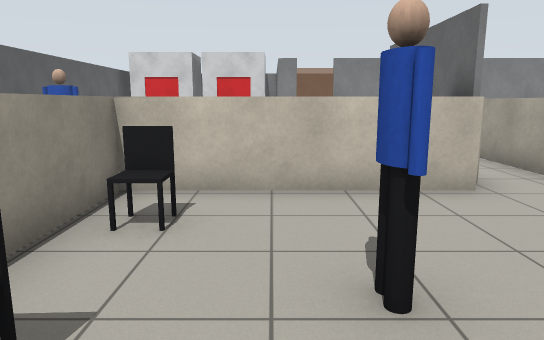
View 1 (above)

24 first-person views from a walk through a robot-simulator world made for Gazebo. The camera is 1.2 m above the floor, tilts 10° down and sees 70° across. The floor is counted in squares, 1 m on a side. Each view is taken from the middle of a square. On the plan, view 1 faces up. The plan holds only what a view shows up to about 15 squares ahead; the rest is blank. The robots in the file are not drawn. Simple shapes stand in for some stock models.

View 2
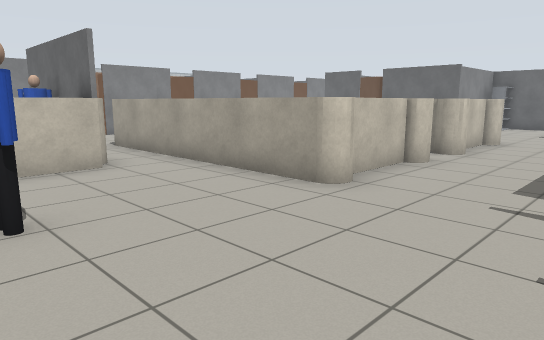

View 3
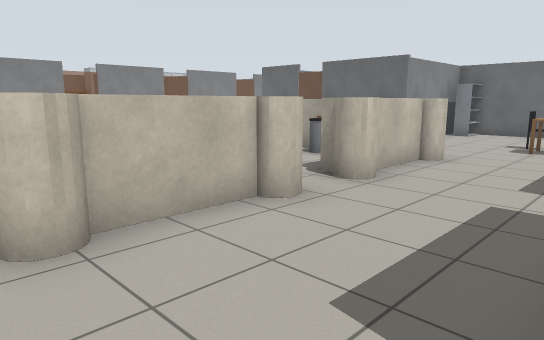

View 4
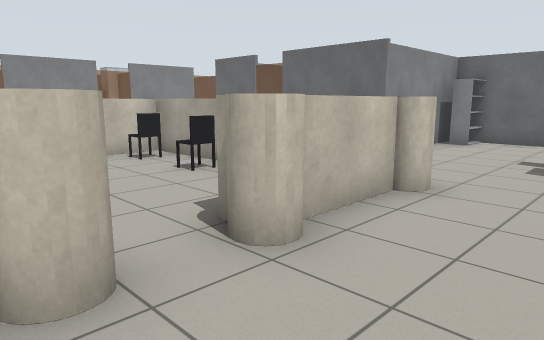

View 5
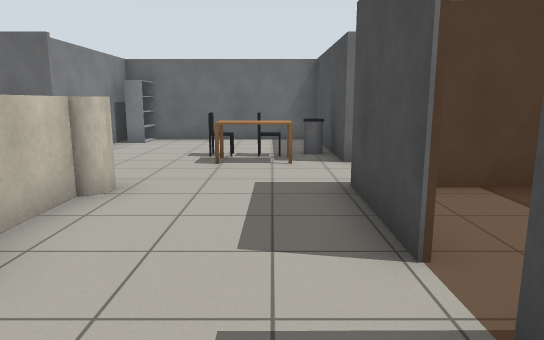

View 6
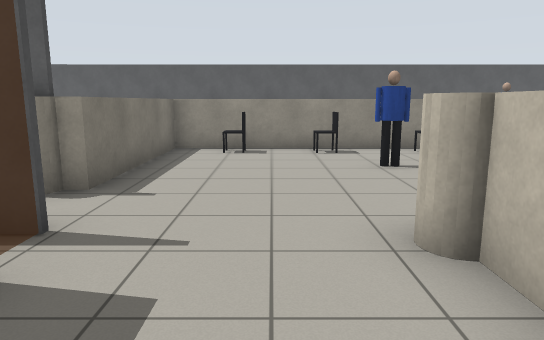

View 7
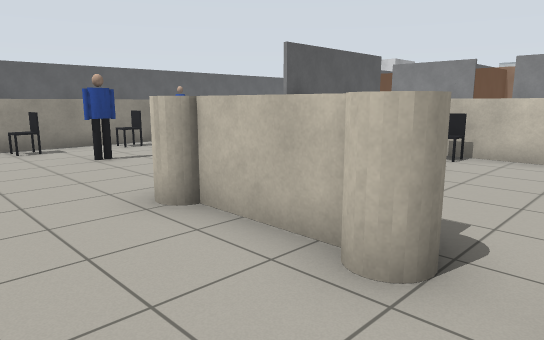

View 8
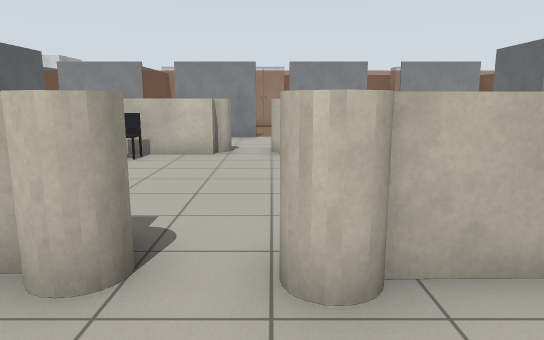

View 9
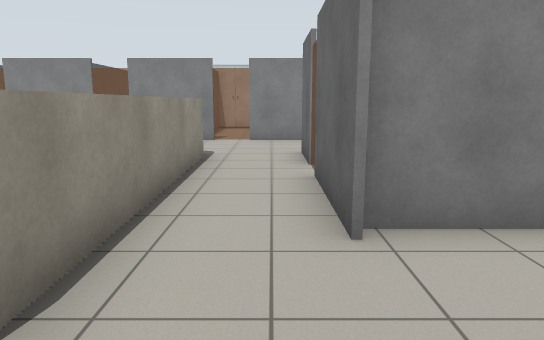

View 10
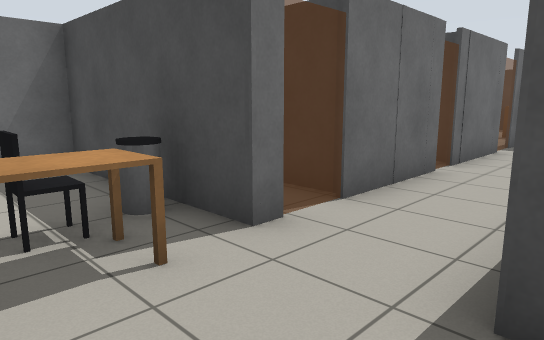

View 11
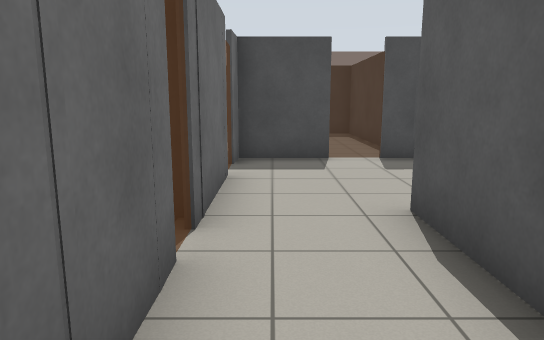

View 12
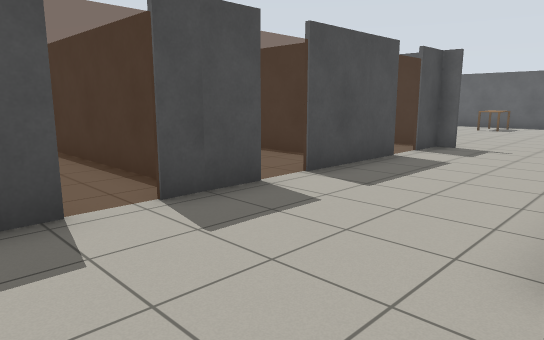

View 13
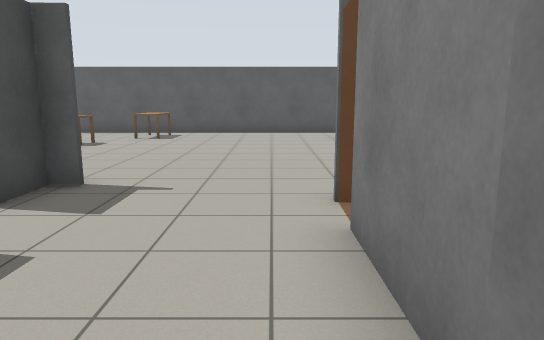

View 14
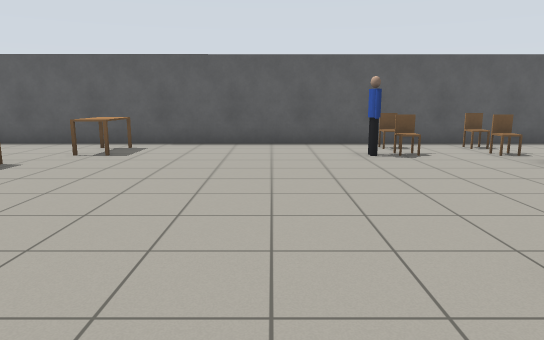

View 15
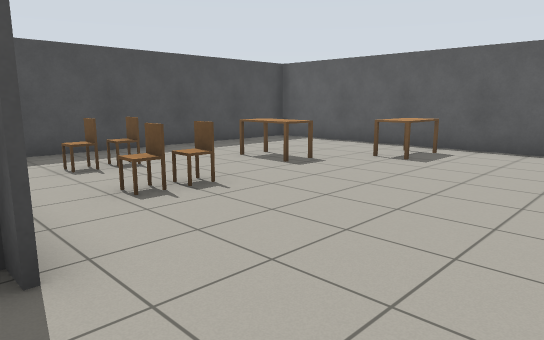

View 16
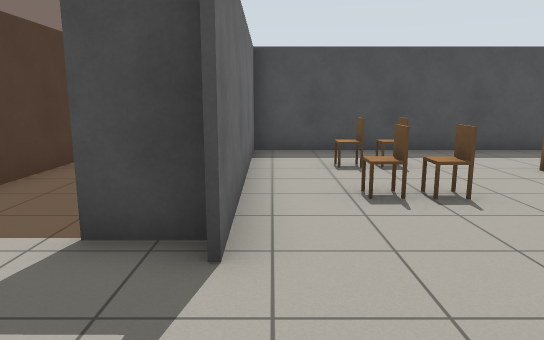

View 17
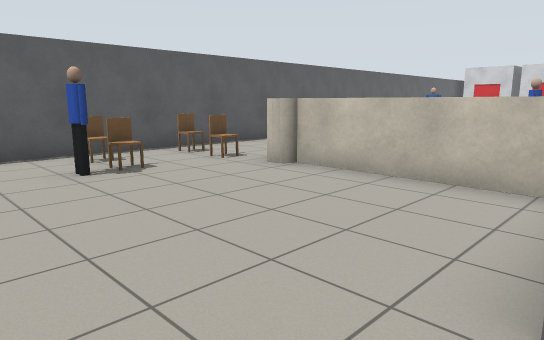

View 18
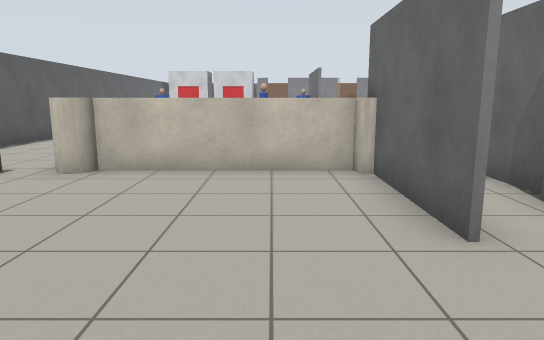

View 19
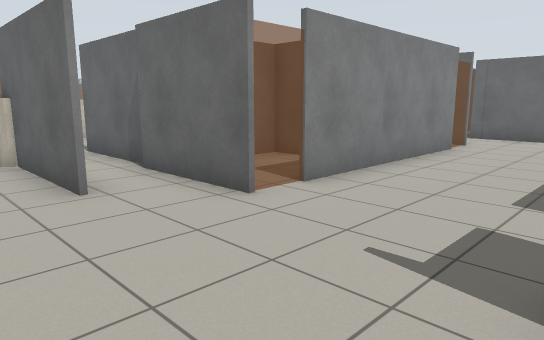

View 20
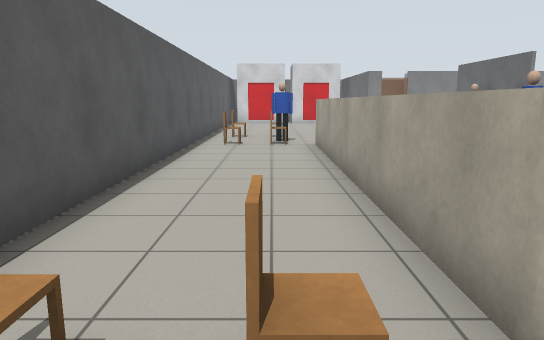

View 21
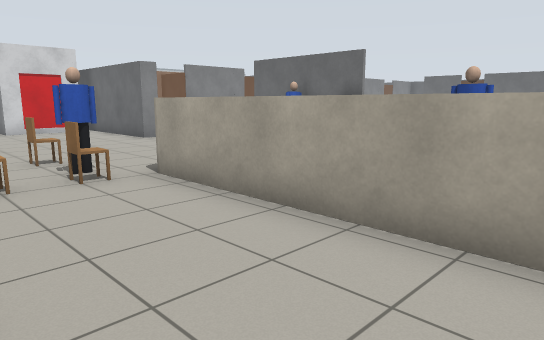

View 22
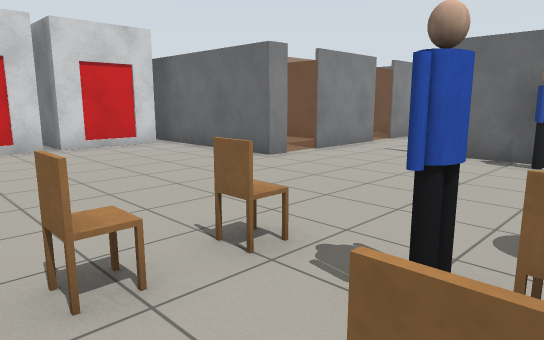

View 23
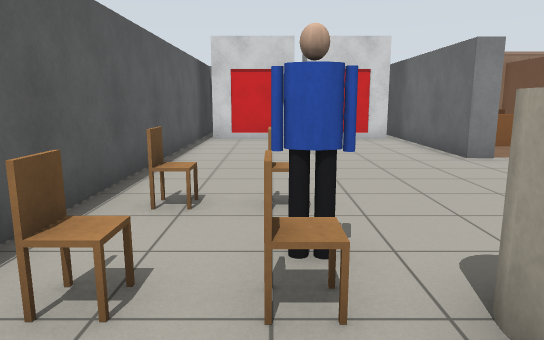

View 24
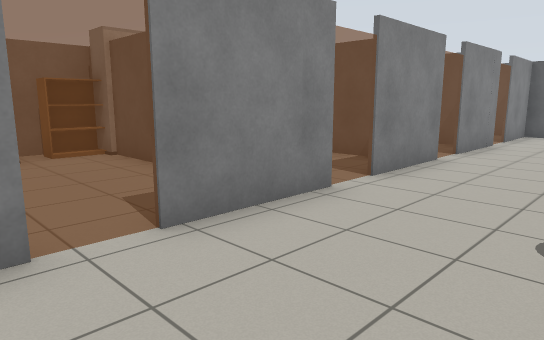

### Floor plan
Key: @ floor where view 1 was taken; # wall or solid block; . floor; T table; P person; C white cylinder; F office chair; B bin; S shelf; H chair; L door leaf; W white box; A wardrobe; E chest of drawers; K bookshelf; O other object.
Columns run from 7 left of view 1 to 20 right of it. Each row starts with its distance up from view 1.
 19  #           ###
 18  #  #  #   #AAKAA
 17 ##LW#LW#   #...#
 16 #.W..W.#  O#...#
 15 #......# EE#...#   #.
 14 #......# ..#...#...#. #
 13 #......#..##.###.###.##  ###
 12 #........#.................#
 11 #........................
 10 #......................
  9 #.........#.T..T   T..####
  8 #.HH.....P#.TTTTT TT..#
  7 #..P..... #.TF....FT..
  6 #.HHCC    C.T .....T..#
  5 #...######..T ....FT..#
  4 #...##F.....T ....BT..###
  3 #...##......T .... T......S#
  2 #...##..P...TTTTTTTT.......#
  1 #...##F.....T..TT..T.......#
  0 #...##.@..............TF...#
 -1 #...##F...............TF...#
 -2 #...##......     ###...B...#
 -3 #...CC####C.#      #.. ###
 -4 #.HH......#.#      #..##
 -5 #.........#.####   #..#
 -6 #.HH......#.#..#   #..#
 -7 #..P........#..#   #..
 -8 #........... # #### ..#
 -9 #.....................#
-10 #.....................#
-11 #.....................
-12 #..........#.#........#
-13 #.TT.......#..##.##.###
-14 ##...T..HH.#..#.. #.
-15  #...T.....# .#.  #.   O
-16  #...T..HH.#  #   #.  #O
-17  #.........#  #   #.
-18  #.........#      #.
-19  ###########      ##

Where each view was taken, in squares from view 1:
view 1: 0 up, 0 right, facing up
view 2: 2 down, 0 right, facing up-right
view 3: 2 down, 4 right, facing up-right
view 4: 1 down, 7 right, facing up-right
view 5: 1 down, 7 right, facing right
view 6: 0 up, 8 right, facing left
view 7: 1 down, 9 right, facing up-left
view 8: 1 down, 9 right, facing up
view 9: 0 up, 14 right, facing up
view 10: 0 up, 12 right, facing down-right
view 11: 4 down, 14 right, facing down
view 12: 8 down, 14 right, facing down-left
view 13: 9 down, 9 right, facing left
view 14: 9 down, 5 right, facing left
view 15: 9 down, 4 right, facing down-left
view 16: 9 down, 3 right, facing down
view 17: 9 down, 3 right, facing up-left
view 18: 10 down, 1 right, facing up
view 19: 12 down, 1 right, facing up-right
view 20: 5 down, 4 left, facing up
view 21: 0 up, 6 left, facing up-right
view 22: 6 up, 6 left, facing up-right
view 23: 4 up, 4 left, facing up
view 24: 9 up, 4 right, facing up-right
